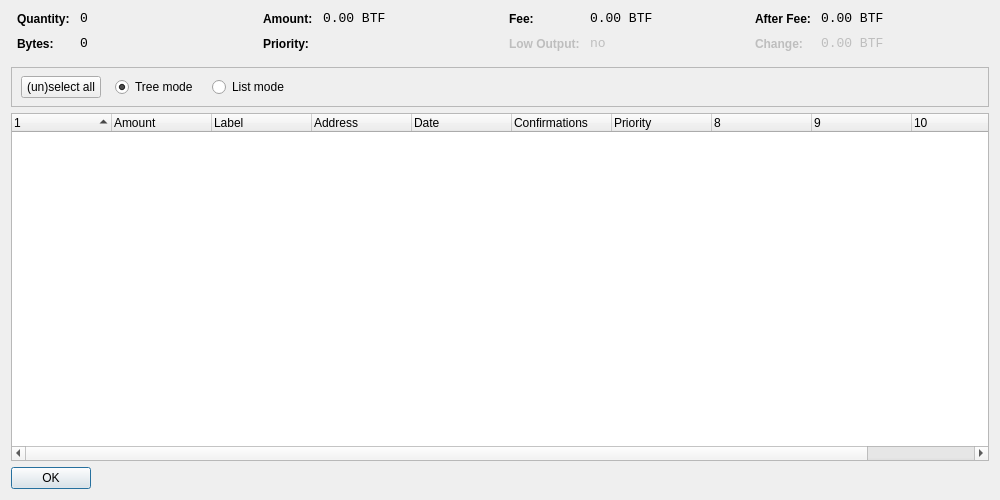
<?xml version="1.0" encoding="UTF-8"?>
<ui version="4.0">
 <class>CoinControlDialog</class>
 <widget class="QDialog" name="CoinControlDialog">
  <property name="geometry">
   <rect>
    <x>0</x>
    <y>0</y>
    <width>1000</width>
    <height>500</height>
   </rect>
  </property>
  <property name="windowTitle">
   <string>Coin Control</string>
  </property>
  <layout class="QVBoxLayout" name="verticalLayout">
   <item>
    <layout class="QHBoxLayout" name="horizontalLayoutTop" stretch="0,0,0,0">
     <property name="topMargin">
      <number>0</number>
     </property>
     <property name="bottomMargin">
      <number>10</number>
     </property>
     <item>
      <layout class="QFormLayout" name="formLayoutCoinControl1">
       <property name="horizontalSpacing">
        <number>10</number>
       </property>
       <property name="verticalSpacing">
        <number>10</number>
       </property>
       <property name="leftMargin">
        <number>6</number>
       </property>
       <property name="rightMargin">
        <number>6</number>
       </property>
       <item row="0" column="0">
        <widget class="QLabel" name="labelCoinControlQuantityText">
         <property name="styleSheet">
          <string notr="true">font-weight:bold;</string>
         </property>
         <property name="text">
          <string>Quantity:</string>
         </property>
        </widget>
       </item>
       <item row="0" column="1">
        <widget class="QLabel" name="labelCoinControlQuantity">
         <property name="font">
          <font>
           <family>Monospace</family>
           <pointsize>10</pointsize>
          </font>
         </property>
         <property name="cursor">
          <cursorShape>IBeamCursor</cursorShape>
         </property>
         <property name="contextMenuPolicy">
          <enum>Qt::ActionsContextMenu</enum>
         </property>
         <property name="text">
          <string notr="true">0</string>
         </property>
         <property name="textInteractionFlags">
          <set>Qt::LinksAccessibleByMouse|Qt::TextSelectableByKeyboard|Qt::TextSelectableByMouse</set>
         </property>
        </widget>
       </item>
       <item row="1" column="0">
        <widget class="QLabel" name="labelCoinControlBytesText">
         <property name="styleSheet">
          <string notr="true">font-weight:bold;</string>
         </property>
         <property name="text">
          <string>Bytes:</string>
         </property>
        </widget>
       </item>
       <item row="1" column="1">
        <widget class="QLabel" name="labelCoinControlBytes">
         <property name="font">
          <font>
           <family>Monospace</family>
           <pointsize>10</pointsize>
          </font>
         </property>
         <property name="cursor">
          <cursorShape>IBeamCursor</cursorShape>
         </property>
         <property name="contextMenuPolicy">
          <enum>Qt::ActionsContextMenu</enum>
         </property>
         <property name="text">
          <string notr="true">0</string>
         </property>
         <property name="textInteractionFlags">
          <set>Qt::LinksAccessibleByMouse|Qt::TextSelectableByKeyboard|Qt::TextSelectableByMouse</set>
         </property>
        </widget>
       </item>
      </layout>
     </item>
     <item>
      <layout class="QFormLayout" name="formLayoutCoinControl2">
       <property name="horizontalSpacing">
        <number>10</number>
       </property>
       <property name="verticalSpacing">
        <number>10</number>
       </property>
       <property name="leftMargin">
        <number>6</number>
       </property>
       <property name="rightMargin">
        <number>6</number>
       </property>
       <item row="0" column="0">
        <widget class="QLabel" name="labelCoinControlAmountText">
         <property name="styleSheet">
          <string notr="true">font-weight:bold;</string>
         </property>
         <property name="text">
          <string>Amount:</string>
         </property>
        </widget>
       </item>
       <item row="0" column="1">
        <widget class="QLabel" name="labelCoinControlAmount">
         <property name="font">
          <font>
           <family>Monospace</family>
           <pointsize>10</pointsize>
          </font>
         </property>
         <property name="cursor">
          <cursorShape>IBeamCursor</cursorShape>
         </property>
         <property name="contextMenuPolicy">
          <enum>Qt::ActionsContextMenu</enum>
         </property>
         <property name="text">
          <string notr="true">0.00 BTF</string>
         </property>
         <property name="textInteractionFlags">
          <set>Qt::LinksAccessibleByMouse|Qt::TextSelectableByKeyboard|Qt::TextSelectableByMouse</set>
         </property>
        </widget>
       </item>
       <item row="1" column="0">
        <widget class="QLabel" name="labelCoinControlPriorityText">
         <property name="styleSheet">
          <string notr="true">font-weight:bold;</string>
         </property>
         <property name="text">
          <string>Priority:</string>
         </property>
        </widget>
       </item>
       <item row="1" column="1">
        <widget class="QLabel" name="labelCoinControlPriority">
         <property name="font">
          <font>
           <family>Monospace</family>
           <pointsize>10</pointsize>
          </font>
         </property>
         <property name="cursor">
          <cursorShape>IBeamCursor</cursorShape>
         </property>
         <property name="contextMenuPolicy">
          <enum>Qt::ActionsContextMenu</enum>
         </property>
         <property name="text">
          <string/>
         </property>
         <property name="textInteractionFlags">
          <set>Qt::LinksAccessibleByMouse|Qt::TextSelectableByKeyboard|Qt::TextSelectableByMouse</set>
         </property>
        </widget>
       </item>
      </layout>
     </item>
     <item>
      <layout class="QFormLayout" name="formLayoutCoinControl3">
       <property name="horizontalSpacing">
        <number>10</number>
       </property>
       <property name="verticalSpacing">
        <number>10</number>
       </property>
       <property name="leftMargin">
        <number>6</number>
       </property>
       <property name="rightMargin">
        <number>6</number>
       </property>
       <item row="0" column="0">
        <widget class="QLabel" name="labelCoinControlFeeText">
         <property name="styleSheet">
          <string notr="true">font-weight:bold;</string>
         </property>
         <property name="text">
          <string>Fee:</string>
         </property>
        </widget>
       </item>
       <item row="0" column="1">
        <widget class="QLabel" name="labelCoinControlFee">
         <property name="font">
          <font>
           <family>Monospace</family>
           <pointsize>10</pointsize>
          </font>
         </property>
         <property name="cursor">
          <cursorShape>IBeamCursor</cursorShape>
         </property>
         <property name="contextMenuPolicy">
          <enum>Qt::ActionsContextMenu</enum>
         </property>
         <property name="text">
          <string notr="true">0.00 BTF</string>
         </property>
         <property name="textInteractionFlags">
          <set>Qt::LinksAccessibleByMouse|Qt::TextSelectableByKeyboard|Qt::TextSelectableByMouse</set>
         </property>
        </widget>
       </item>
       <item row="1" column="0">
        <widget class="QLabel" name="labelCoinControlLowOutputText">
         <property name="enabled">
          <bool>false</bool>
         </property>
         <property name="styleSheet">
          <string notr="true">font-weight:bold;</string>
         </property>
         <property name="text">
          <string>Low Output:</string>
         </property>
        </widget>
       </item>
       <item row="1" column="1">
        <widget class="QLabel" name="labelCoinControlLowOutput">
         <property name="enabled">
          <bool>false</bool>
         </property>
         <property name="font">
          <font>
           <family>Monospace</family>
           <pointsize>10</pointsize>
          </font>
         </property>
         <property name="cursor">
          <cursorShape>IBeamCursor</cursorShape>
         </property>
         <property name="contextMenuPolicy">
          <enum>Qt::ActionsContextMenu</enum>
         </property>
         <property name="text">
          <string notr="true">no</string>
         </property>
         <property name="textInteractionFlags">
          <set>Qt::LinksAccessibleByMouse|Qt::TextSelectableByKeyboard|Qt::TextSelectableByMouse</set>
         </property>
        </widget>
       </item>
      </layout>
     </item>
     <item>
      <layout class="QFormLayout" name="formLayoutCoinControl4">
       <property name="horizontalSpacing">
        <number>10</number>
       </property>
       <property name="verticalSpacing">
        <number>10</number>
       </property>
       <property name="leftMargin">
        <number>6</number>
       </property>
       <property name="rightMargin">
        <number>6</number>
       </property>
       <item row="0" column="0">
        <widget class="QLabel" name="labelCoinControlAfterFeeText">
         <property name="styleSheet">
          <string notr="true">font-weight:bold;</string>
         </property>
         <property name="text">
          <string>After Fee:</string>
         </property>
        </widget>
       </item>
       <item row="0" column="1">
        <widget class="QLabel" name="labelCoinControlAfterFee">
         <property name="font">
          <font>
           <family>Monospace</family>
           <pointsize>10</pointsize>
          </font>
         </property>
         <property name="cursor">
          <cursorShape>IBeamCursor</cursorShape>
         </property>
         <property name="contextMenuPolicy">
          <enum>Qt::ActionsContextMenu</enum>
         </property>
         <property name="text">
          <string notr="true">0.00 BTF</string>
         </property>
         <property name="textInteractionFlags">
          <set>Qt::LinksAccessibleByMouse|Qt::TextSelectableByKeyboard|Qt::TextSelectableByMouse</set>
         </property>
        </widget>
       </item>
       <item row="1" column="0">
        <widget class="QLabel" name="labelCoinControlChangeText">
         <property name="enabled">
          <bool>false</bool>
         </property>
         <property name="styleSheet">
          <string notr="true">font-weight:bold;</string>
         </property>
         <property name="text">
          <string>Change:</string>
         </property>
        </widget>
       </item>
       <item row="1" column="1">
        <widget class="QLabel" name="labelCoinControlChange">
         <property name="enabled">
          <bool>false</bool>
         </property>
         <property name="font">
          <font>
           <family>Monospace</family>
           <pointsize>10</pointsize>
          </font>
         </property>
         <property name="cursor">
          <cursorShape>IBeamCursor</cursorShape>
         </property>
         <property name="contextMenuPolicy">
          <enum>Qt::ActionsContextMenu</enum>
         </property>
         <property name="text">
          <string notr="true">0.00 BTF</string>
         </property>
         <property name="textInteractionFlags">
          <set>Qt::LinksAccessibleByMouse|Qt::TextSelectableByKeyboard|Qt::TextSelectableByMouse</set>
         </property>
        </widget>
       </item>
      </layout>
     </item>
    </layout>
   </item>
   <item>
    <widget class="QFrame" name="frame">
     <property name="minimumSize">
      <size>
       <width>0</width>
       <height>40</height>
      </size>
     </property>
     <property name="frameShape">
      <enum>QFrame::StyledPanel</enum>
     </property>
     <property name="frameShadow">
      <enum>QFrame::Sunken</enum>
     </property>
     <widget class="QWidget" name="horizontalLayoutWidget">
      <property name="geometry">
       <rect>
        <x>10</x>
        <y>0</y>
        <width>781</width>
        <height>41</height>
       </rect>
      </property>
      <layout class="QHBoxLayout" name="horizontalLayoutPanel" stretch="0,0,0,0,0">
       <property name="spacing">
        <number>14</number>
       </property>
       <item>
        <widget class="QPushButton" name="pushButtonSelectAll">
         <property name="sizePolicy">
          <sizepolicy hsizetype="Maximum" vsizetype="Fixed">
           <horstretch>0</horstretch>
           <verstretch>0</verstretch>
          </sizepolicy>
         </property>
         <property name="text">
          <string>(un)select all</string>
         </property>
        </widget>
       </item>
       <item>
        <widget class="QRadioButton" name="radioTreeMode">
         <property name="sizePolicy">
          <sizepolicy hsizetype="Maximum" vsizetype="Fixed">
           <horstretch>0</horstretch>
           <verstretch>0</verstretch>
          </sizepolicy>
         </property>
         <property name="text">
          <string>Tree mode</string>
         </property>
         <property name="checked">
          <bool>true</bool>
         </property>
        </widget>
       </item>
       <item>
        <widget class="QRadioButton" name="radioListMode">
         <property name="sizePolicy">
          <sizepolicy hsizetype="Maximum" vsizetype="Fixed">
           <horstretch>0</horstretch>
           <verstretch>0</verstretch>
          </sizepolicy>
         </property>
         <property name="text">
          <string>List mode</string>
         </property>
        </widget>
       </item>
       <item>
        <spacer name="horizontalSpacer">
         <property name="orientation">
          <enum>Qt::Horizontal</enum>
         </property>
         <property name="sizeHint" stdset="0">
          <size>
           <width>40</width>
           <height>20</height>
          </size>
         </property>
        </spacer>
       </item>
      </layout>
     </widget>
    </widget>
   </item>
   <item>
    <widget class="CoinControlTreeWidget" name="treeWidget">
     <property name="contextMenuPolicy">
      <enum>Qt::CustomContextMenu</enum>
     </property>
     <property name="sortingEnabled">
      <bool>false</bool>
     </property>
     <property name="columnCount">
      <number>11</number>
     </property>
     <attribute name="headerShowSortIndicator" stdset="0">
      <bool>true</bool>
     </attribute>
     <attribute name="headerStretchLastSection">
      <bool>false</bool>
     </attribute>
     <column>
      <property name="text">
       <string/>
      </property>
     </column>
     <column>
      <property name="text">
       <string>Amount</string>
      </property>
     </column>
     <column>
      <property name="text">
       <string>Label</string>
      </property>
     </column>
     <column>
      <property name="text">
       <string>Address</string>
      </property>
     </column>
     <column>
      <property name="text">
       <string>Date</string>
      </property>
     </column>
     <column>
      <property name="text">
       <string>Confirmations</string>
      </property>
      <property name="toolTip">
       <string>Confirmed</string>
      </property>
     </column>
     <column>
      <property name="text">
       <string>Priority</string>
      </property>
     </column>
     <column>
      <property name="text">
       <string/>
      </property>
     </column>
     <column>
      <property name="text">
       <string/>
      </property>
     </column>
     <column>
      <property name="text">
       <string/>
      </property>
     </column>
     <column>
      <property name="text">
       <string/>
      </property>
     </column>
    </widget>
   </item>
   <item>
    <widget class="QDialogButtonBox" name="buttonBox">
     <property name="sizePolicy">
      <sizepolicy hsizetype="Maximum" vsizetype="Fixed">
       <horstretch>0</horstretch>
       <verstretch>0</verstretch>
      </sizepolicy>
     </property>
     <property name="orientation">
      <enum>Qt::Horizontal</enum>
     </property>
     <property name="standardButtons">
      <set>QDialogButtonBox::Ok</set>
     </property>
    </widget>
   </item>
  </layout>
 </widget>
 <customwidgets>
  <customwidget>
   <class>CoinControlTreeWidget</class>
   <extends>QTreeWidget</extends>
   <header>coincontroltreewidget.h</header>
  </customwidget>
 </customwidgets>
 <resources/>
 <connections/>
</ui>
